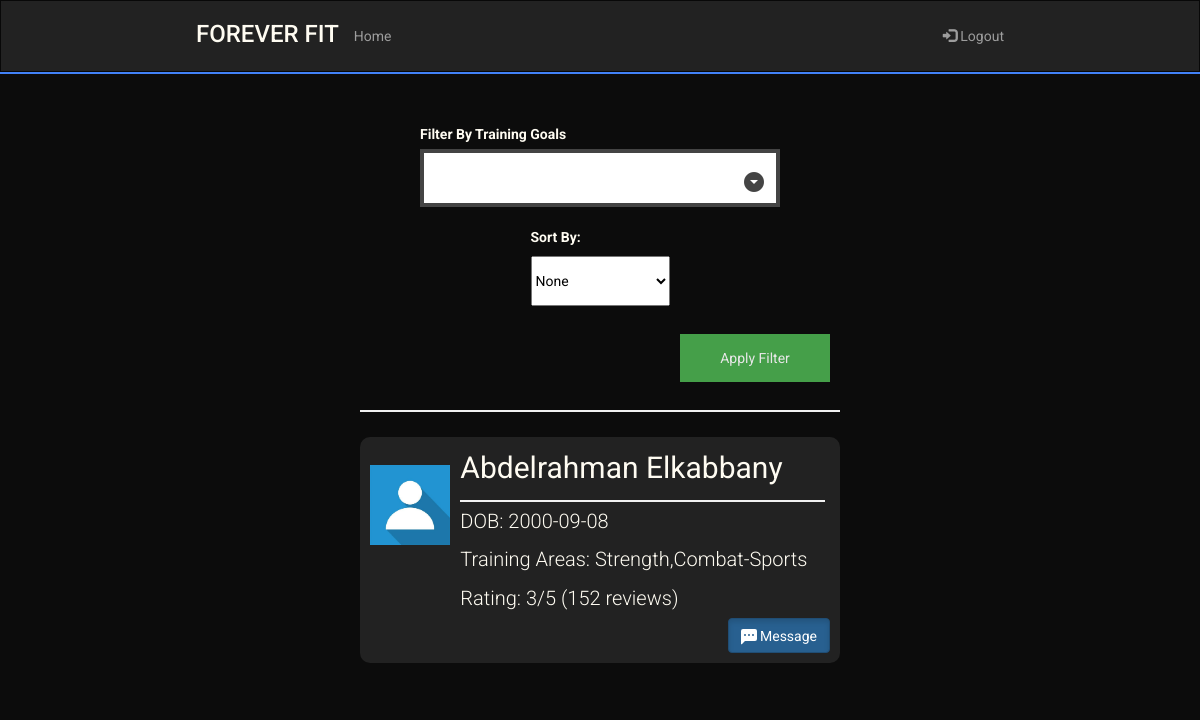
Page /TrainerSearch on the earlier database version.
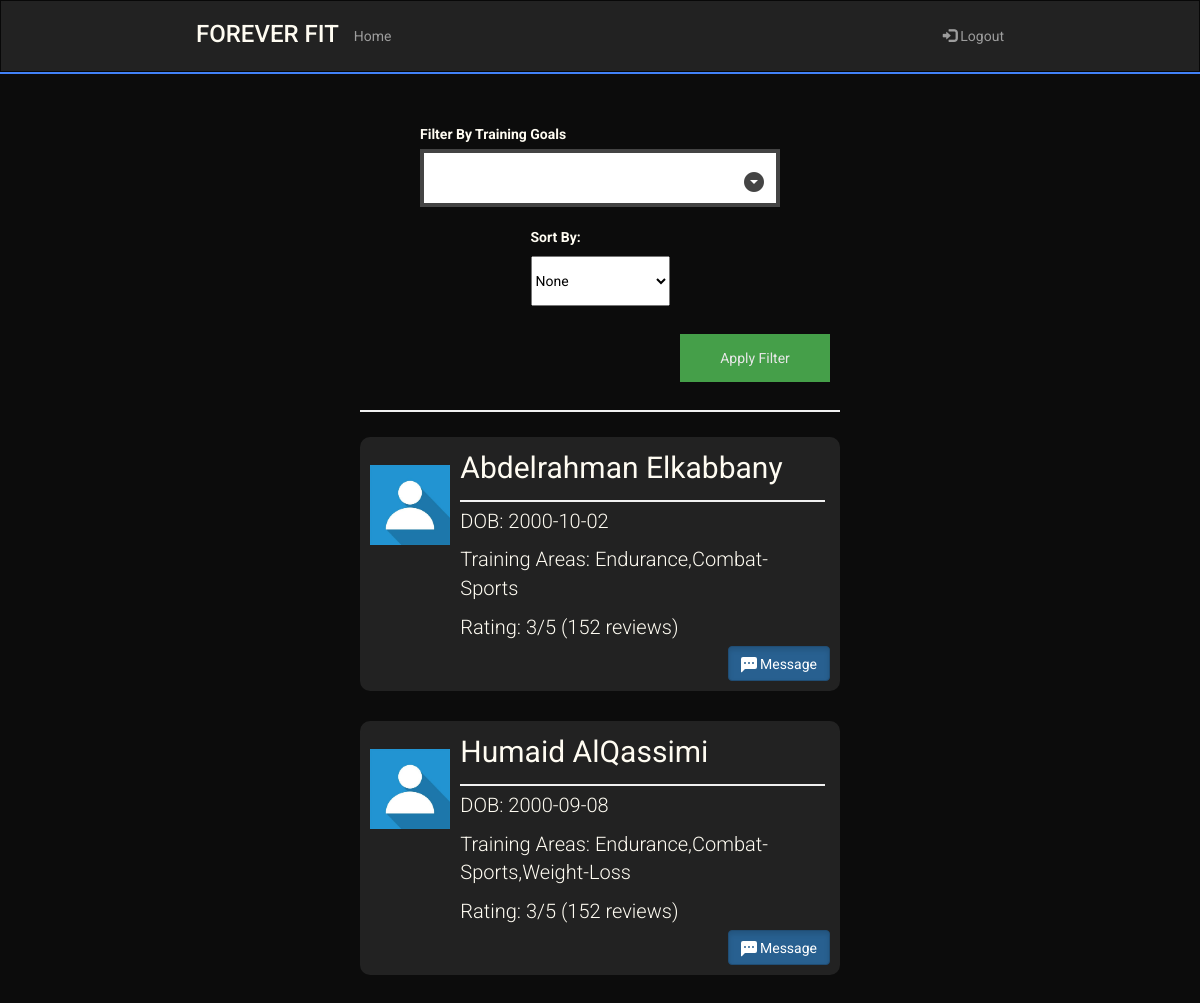
Same page on the later database version.
### sql_db.py (models this page shows, shortened)
class User(UserMixin,db.Model):
    __tablename__ = 'user'
    username = db.Column(db.String(80), unique=True, primary_key=True)
    fname = db.Column(db.String(120), nullable=False)
    lname = db.Column(db.String(120), nullable=False)
    dob = db.Column(db.String(120), nullable=False)
    password = db.Column(db.String(120), nullable=False)
    isTrainer = db.Column(db.Boolean, nullable = False)
    fitnessGoals = db.Column(db.String(120), nullable=True)
    def __repr__(self):
        return '<User %r>' % self.username

### routes.py (the view)
@app.route('/TrainerSearch')
def TrainerSearch():
    return render_template('trainer-search.html', trainers = get_trainers())

### sql_db.py (called while the page is built)
def get_trainers():
    print(User.query.filter_by(isTrainer = True).all())
    return User.query.filter_by(isTrainer = True).all()

### templates/trainer-search.html (shortened to what this page needs)
<!DOCTYPE html>
<html lang="en">
    <head>
        <link rel="stylesheet" href="https://maxcdn.bootstrapcdn.com/bootstrap/3.4.1/css/bootstrap.min.css" />
        <link rel="stylesheet" href="../static/main.css" />
        <link rel="stylesheet" href="../static/dropdown.css" />
    </head>
    <body>
        <header>
            <nav class="navbar navbar-inverse" style="border-radius: 0px; margin-bottom: 0px;">
                <div class="container-fluid">
                    <div class="navbar-header mobile-center">
                        <h3 class="logo" href="#">FOREVER FIT</h3>
                    </div>
                    <ul class="nav navbar-nav laptop">
                        <li><a href="/">Home</a></li>
                    </ul>
                    <ul class="nav navbar-nav navbar-right laptop">
                        <li>
                            <a href="/logout"><span class="glyphicon glyphicon-log-in"></span> Logout</a>
                        </li>
                    </ul>
                </div>
            </nav>
            <hr class="header-hr"/>
        </header>
        <main>
            <form method="post" class="t-options">
                <div class="trainer-options">
                    <div class="f-column tgoals">
                        <label>Filter By Training Goals</label>
                    </div>
                    <div class="f-column">
                        <label for="sortby" style="margin-bottom: 9px;">Sort By:</label>
                            <select id="sortby" name="sortby" style="color: black; height:50px;">
                              <option value="none">None</option>
                            </select>
                    </div>
                </div>
                <div class="filter-div">
                    <button type="submit" class="filter" >Apply Filter</button>
                </div>
                <hr>
            </form>
            <div class="trainer-holder">
                {% for trainer in trainers %}
                <div class="trainer-widget">
                    <div class="trainer-image">
                        <img src="../static/images/profile-picture.jpeg" alt="ProfilePicture" class="profile-picture">
                    </div>
                    <div class="flex-column">
                        <div class = "trainer-info">
                            <div class="trainer-name big">
                                <p>{{ trainer.fname }} {{ trainer.lname }}</p>
                            </div>
                            <hr style="width: 100%; margin-top: 5px; margin-bottom:5px">
                            <div class="small trainer-details">
                                <p>DOB: {{ trainer.dob }}</p>
                                <p>Training Areas: {{ trainer.fitnessGoals }}</p>
                                <p>Rating: 3/5 (152 reviews)</p>
                            </div>
                        </div>
                        <div class="message-button">
                            <a href="/chat/{{trainer.username}}" class="btn btn-primary active mbtn" role="button">
                                Message
                            </a>
                        </div>
                    </div>
                </div>
                {% endfor %}
            </div>
        </main>
    </body>
</html>

### static/main.css (style rules this page uses)
:root { --black: #0c0c0c; --white: #fffcf2; --red: #e54b4b; --lightred: #f0c1c1; --blue: #4282f8; --grey: #222222; --lightgrey: #3d3d3d; }
@media (min-width : 872px) { .container-fluid { margin-bottom: 10px; } }
@media (min-width : 872px) { .navbar { padding-left: 15%; padding-right: 15%; } }
@media (min-width : 872px) { .navbar-nav { padding-top: 10px; } }
@media (min-width : 872px) { .big { font-size: 30px; } }
@media (min-width : 872px) { .small { font-size: 20px; font-weight: 300; } }
body { font-family: 'Roboto', sans-serif; background-color: var(--black); }
main { background-color: var(--black); display: block; overflow: auto; color: var(--white) }
.header-hr { margin-top: 0px; margin-bottom: 0px; border: 1px solid var(--blue); }
.logo { color: var(--white); }
hr { border: 1px solid #f1f1f1; margin-bottom: 25px; }
button { background-color: #4CAF50; color: white; padding: 14px 20px; margin: 8px 0; border: none; cursor: pointer; width: 100%; opacity: 0.9; }
.trainer-holder { display: flex; flex-direction: column; justify-content: space-between; }
.trainer-widget { border-radius: 10px; background-color: #222222; display: flex; flex-direction: row; margin-bottom: 30px; }
.trainer-image { width:100px; margin-right: 10px; }
.profile-picture { width: 100%; }
.trainer-info { width: 98%; }
.flex-column { width: 100%; }
.message-button { position: relative; height: 30px; }
.mbtn { position: absolute; bottom: 0; right: 0; }
.bi { position:relative; bottom: -4px; }
.trainer-options { display: flex; flex-wrap: wrap; }
@media (min-width : 1065px) { .trainer-holder { padding-left: 30%; padding-right: 30%; } }
@media (min-width : 1065px) { .trainer-image { padding-top : 18px; } }
@media (min-width : 1065px) { .trainer-widget { padding: 10px 10px 10px 10px; } }
@media (min-width : 1065px) { .t-options { padding-left:30%; padding-right:30%; padding-top: 30px; } }
.trainer-options { display: flex; flex-direction: row; justify-content: space-evenly; }
.f-column { padding-top:20px; display: flex; flex-direction: column; }
.filter { width: 150px; }
.filter-div { display: flex; padding-top: 20px; }
@media (min-width : 711px) { .tgoals { width: 75%; } }
@media (min-width : 711px) { .filter-div { justify-content: flex-end; padding-right: 10px; } }

Differences in the rows shown:
changed User "Abdelrahman": dob "2000-09-08" → "2000-10-02"; fitnessGoals "Strength,Combat-Sports" → "Endurance,Combat-Sports"
added User: fname "Humaid", lname "AlQassimi", dob "2000-09-08", fitnessGoals "Endurance,Combat-Sports,Weight-Loss"
